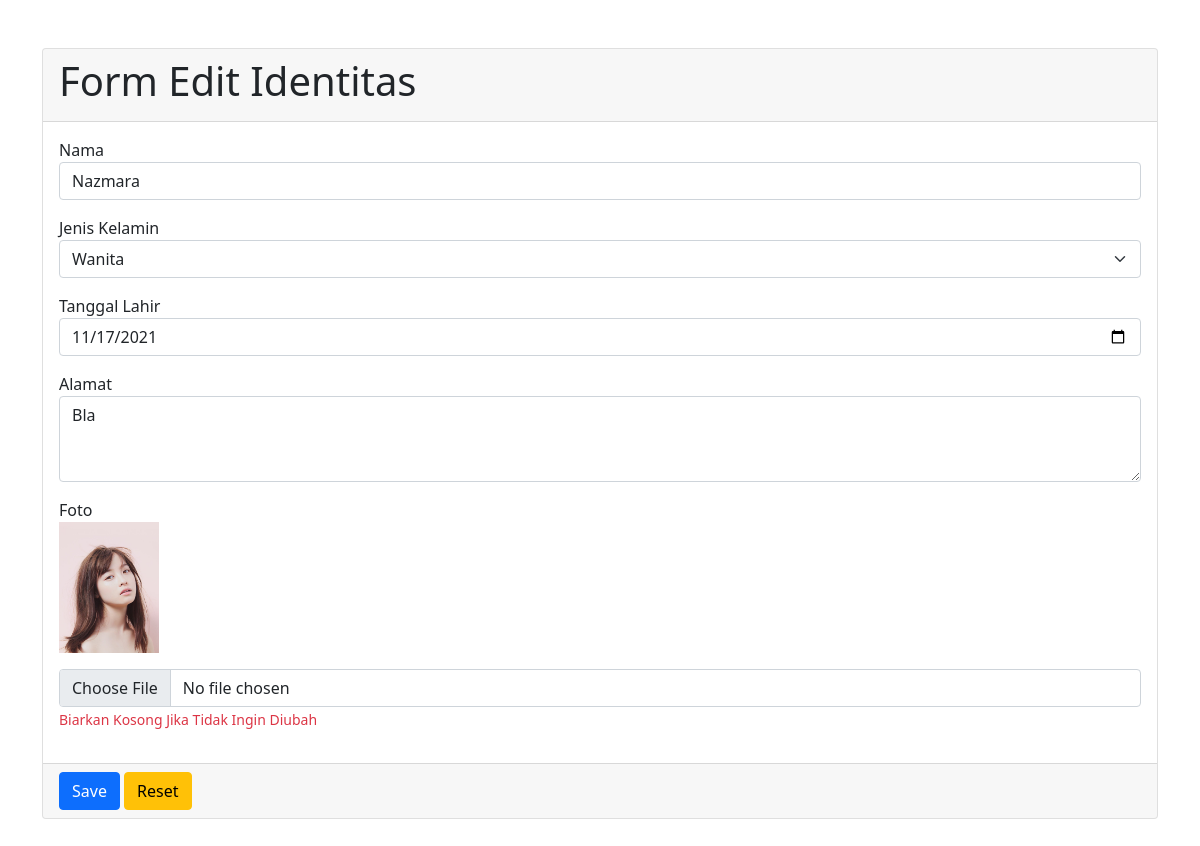
The app's page /home/edit/7 with its own data.
### tables this page shows
CREATE TABLE `identitas` (
  `id` int(11) NOT NULL,
  `nama` varchar(100) NOT NULL,
  `jenis_kelamin` char(1) NOT NULL,
  `tanggal_lahir` date NOT NULL,
  `alamat` text NOT NULL,
  `foto` varchar(255) DEFAULT NULL,
  `created_at` date NOT NULL,
  `updated_at` date NOT NULL
);

### application/controllers/Home.php (called while the page is built, shortened)
<?php
class Home extends CI_Controller {
	function __construct() {
		$this->load->model('HomeModel');
	}
	public function edit($id) {
		$query = $this->HomeModel->get_identitas($id);
		if($query->result() > 0) {
			$i = $query->row();
			$data = [
				'submit' 	=> 'edit',
				'i'	 		=> $i,
			];
			$this->load->view('form-page', $data);
		}
	}
}

### index.php (called while the page is built, shortened)
<?php
require_once BASEPATH.'core/CodeIgniter.php';

### application/models/HomeModel.php (called while the page is built, shortened)
<?php
class HomeModel extends CI_Model {
    public function get_identitas($id = null) {
        if($id != null) {
            $this->db->where('id', $id);
        }
        $this->db->order_by('created_at', 'asc');
        $query = $this->db->get('identitas');
        return $query;
    }
}

### application/views/form-page.php (the view, shortened to what this page needs)
<!DOCTYPE html>
<html lang="en">
<head>
	<link href="https://cdn.jsdelivr.net/npm/bootstrap@5.1.3/dist/css/bootstrap.min.css" rel="stylesheet">
</head>
<body>
	<div class="container my-5 mx-auto">
		<div class="row align-items-center">
			<?= form_open_multipart('home/process') ?>
                <div class="card">
                    <div class="card-header">
                        <h1>Form <?= $submit == 'edit' ? 'Edit' : 'Tambah' ?> Identitas</h1>
                    </div>
                    <div class="card-body">
                        <div class="form-group mb-3">
							<label for="nama">Nama</label>
							<input type="text" name="nama" class="form-control" id="nama" value="<?= $i->nama ?>" required>
						</div>
						<div class="form-group mb-3">
							<label for="jenis_kelamin">Jenis Kelamin</label>
							<select name="jenis_kelamin" id="jenis_kelamin" class="form-select" required>
								<option value="2" <?= $i->jenis_kelamin == 2 ? 'selected' : null ?>>Wanita</option>
							</select>
						</div>
						<div class="form-group mb-3">
							<label for="tanggal_lahir">Tanggal Lahir</label>
							<input type="date" name="tanggal_lahir" class="form-control" id="tanggal_lahir" value="<?= $i->tanggal_lahir ?>" required>
						</div>
						<div class="form-group mb-3">
							<label for="alamat">Alamat</label>
							<textarea name="alamat" id="alamat" cols="30" rows="3" class="form-control" required><?= $i->alamat ?></textarea>
						</div>
						<div class="form-group mb-3">
							<label for="foto">Foto</label>
							<?php if($submit == 'edit') {
								if($i->foto != null) { ?>
							<div class="mb-3">
								<img src="<?= base_url('uploads/'.$i->foto) ?>" alt="" style="width: 100px;">
							</div>
							<?php }
							} ?>
							<input type="file" name="foto" class="form-control" id="foto">
							<small class="text-danger">Biarkan Kosong Jika <?= $submit == 'edit' ? "Tidak Ingin Diubah" : 'Tidak ada Foto'?></small>
						</div>
                    </div>
                    <div class="card-footer">
                        <button type="submit" class="btn btn-primary" name="<?= $submit ?>">Save</button>
						<button type="reset" class="btn btn-warning">Reset</button>
                    </div>
                </div>
			<?= form_close() ?>
		</div>
	</div>
</body>
</html>

### records on screen
identitas: nama "Nazmara", jenis_kelamin "Wanita", tanggal_lahir "11/17/2021", alamat "Bla", foto (picture)
